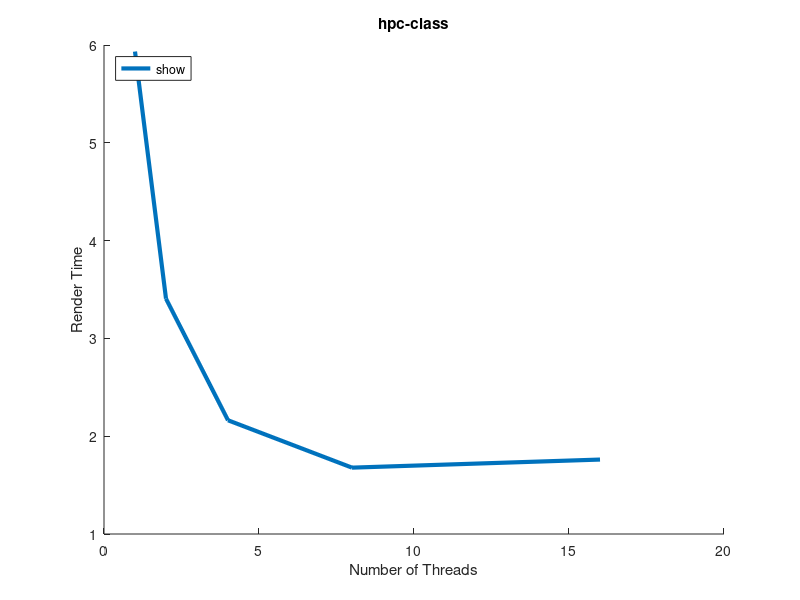

Write MATLAB code to recreate this figure.
function guided4
clear all;
close all;
hold on;

x = [1 2 4 8 16];

t0 = [ 5.933095 3.405738 2.162900 1.678488 1.761131 ];
plot(x, t0, 'LineWidth', 3, 'DisplayName', 'models/ironman.obj 3840x2160');

title('hpc-class');
xlabel('Number of Threads');
ylabel('Render Time');
legend('show', 'Location', 'NorthWest');

